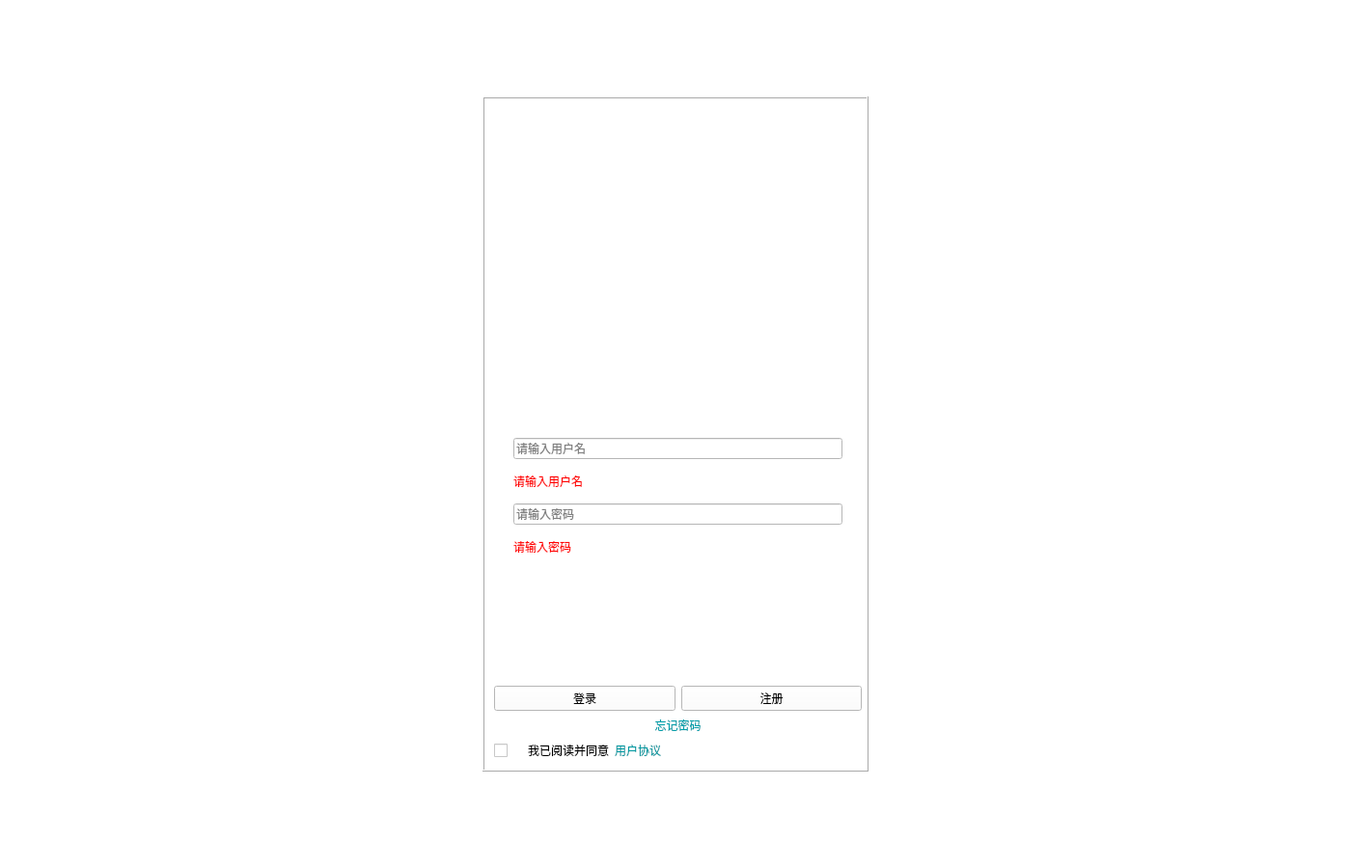
<?xml version="1.0" encoding="UTF-8"?>
<ui version="4.0">
 <class>Form</class>
 <widget class="QWidget" name="Form">
  <property name="geometry">
   <rect>
    <x>0</x>
    <y>0</y>
    <width>1400</width>
    <height>900</height>
   </rect>
  </property>
  <property name="windowTitle">
   <string>Form</string>
  </property>
  <property name="styleSheet">
   <string notr="true">background-color: rgb(255, 255, 255);</string>
  </property>
  <layout class="QGridLayout" name="gridLayout">
   <item row="0" column="0">
    <widget class="CardWidget" name="loginWidget">
     <property name="sizePolicy">
      <sizepolicy hsizetype="Fixed" vsizetype="Fixed">
       <horstretch>0</horstretch>
       <verstretch>0</verstretch>
      </sizepolicy>
     </property>
     <property name="minimumSize">
      <size>
       <width>400</width>
       <height>700</height>
      </size>
     </property>
     <property name="maximumSize">
      <size>
       <width>400</width>
       <height>700</height>
      </size>
     </property>
     <property name="frameShape">
      <enum>QFrame::Box</enum>
     </property>
     <property name="frameShadow">
      <enum>QFrame::Raised</enum>
     </property>
     <property name="borderRadius">
      <number>50</number>
     </property>
     <layout class="QVBoxLayout" name="verticalLayout" stretch="2,4">
      <property name="leftMargin">
       <number>0</number>
      </property>
      <property name="topMargin">
       <number>0</number>
      </property>
      <property name="rightMargin">
       <number>0</number>
      </property>
      <property name="bottomMargin">
       <number>0</number>
      </property>
      <item>
       <widget class="PixmapLabel" name="BackgroundPixmap"/>
      </item>
      <item>
       <widget class="CardWidget" name="FormWidget">
        <widget class="QWidget" name="layoutWidget">
         <property name="geometry">
          <rect>
           <x>10</x>
           <y>10</y>
           <width>381</width>
           <height>441</height>
          </rect>
         </property>
         <layout class="QVBoxLayout" name="verticalLayout_2">
          <item>
           <widget class="Pivot" name="Pivot"/>
          </item>
          <item>
           <widget class="PopUpAniStackedWidget" name="PopUpAniStackedWidget">
            <property name="currentIndex">
             <number>0</number>
            </property>
            <widget class="QWidget" name="page">
             <widget class="QWidget" name="layoutWidget">
              <property name="geometry">
               <rect>
                <x>20</x>
                <y>100</y>
                <width>341</width>
                <height>129</height>
               </rect>
              </property>
              <layout class="QVBoxLayout" name="userNameLayout">
               <item>
                <widget class="LineEdit" name="userNameEdit">
                 <property name="placeholderText">
                  <string>请输入用户名</string>
                 </property>
                </widget>
               </item>
               <item>
                <widget class="CaptionLabel" name="unPromptLabel">
                 <property name="sizePolicy">
                  <sizepolicy hsizetype="Preferred" vsizetype="Preferred">
                   <horstretch>0</horstretch>
                   <verstretch>0</verstretch>
                  </sizepolicy>
                 </property>
                 <property name="palette">
                  <palette>
                   <active>
                    <colorrole role="WindowText">
                     <brush brushstyle="SolidPattern">
                      <color alpha="255">
                       <red>255</red>
                       <green>0</green>
                       <blue>0</blue>
                      </color>
                     </brush>
                    </colorrole>
                    <colorrole role="Button">
                     <brush brushstyle="SolidPattern">
                      <color alpha="255">
                       <red>255</red>
                       <green>255</green>
                       <blue>255</blue>
                      </color>
                     </brush>
                    </colorrole>
                    <colorrole role="Base">
                     <brush brushstyle="SolidPattern">
                      <color alpha="255">
                       <red>255</red>
                       <green>255</green>
                       <blue>255</blue>
                      </color>
                     </brush>
                    </colorrole>
                    <colorrole role="Window">
                     <brush brushstyle="SolidPattern">
                      <color alpha="255">
                       <red>255</red>
                       <green>255</green>
                       <blue>255</blue>
                      </color>
                     </brush>
                    </colorrole>
                   </active>
                   <inactive>
                    <colorrole role="WindowText">
                     <brush brushstyle="SolidPattern">
                      <color alpha="255">
                       <red>255</red>
                       <green>0</green>
                       <blue>0</blue>
                      </color>
                     </brush>
                    </colorrole>
                    <colorrole role="Button">
                     <brush brushstyle="SolidPattern">
                      <color alpha="255">
                       <red>255</red>
                       <green>255</green>
                       <blue>255</blue>
                      </color>
                     </brush>
                    </colorrole>
                    <colorrole role="Base">
                     <brush brushstyle="SolidPattern">
                      <color alpha="255">
                       <red>255</red>
                       <green>255</green>
                       <blue>255</blue>
                      </color>
                     </brush>
                    </colorrole>
                    <colorrole role="Window">
                     <brush brushstyle="SolidPattern">
                      <color alpha="255">
                       <red>255</red>
                       <green>255</green>
                       <blue>255</blue>
                      </color>
                     </brush>
                    </colorrole>
                   </inactive>
                   <disabled>
                    <colorrole role="WindowText">
                     <brush brushstyle="SolidPattern">
                      <color alpha="255">
                       <red>0</red>
                       <green>0</green>
                       <blue>0</blue>
                      </color>
                     </brush>
                    </colorrole>
                    <colorrole role="Button">
                     <brush brushstyle="SolidPattern">
                      <color alpha="255">
                       <red>255</red>
                       <green>255</green>
                       <blue>255</blue>
                      </color>
                     </brush>
                    </colorrole>
                    <colorrole role="Base">
                     <brush brushstyle="SolidPattern">
                      <color alpha="255">
                       <red>255</red>
                       <green>255</green>
                       <blue>255</blue>
                      </color>
                     </brush>
                    </colorrole>
                    <colorrole role="Window">
                     <brush brushstyle="SolidPattern">
                      <color alpha="255">
                       <red>255</red>
                       <green>255</green>
                       <blue>255</blue>
                      </color>
                     </brush>
                    </colorrole>
                   </disabled>
                  </palette>
                 </property>
                 <property name="text">
                  <string>请输入用户名</string>
                 </property>
                </widget>
               </item>
               <item>
                <widget class="LineEdit" name="passWordEdit">
                 <property name="placeholderText">
                  <string>请输入密码</string>
                 </property>
                </widget>
               </item>
               <item>
                <widget class="CaptionLabel" name="pwPromptLabel">
                 <property name="palette">
                  <palette>
                   <active>
                    <colorrole role="WindowText">
                     <brush brushstyle="SolidPattern">
                      <color alpha="255">
                       <red>255</red>
                       <green>0</green>
                       <blue>0</blue>
                      </color>
                     </brush>
                    </colorrole>
                    <colorrole role="Button">
                     <brush brushstyle="SolidPattern">
                      <color alpha="255">
                       <red>255</red>
                       <green>255</green>
                       <blue>255</blue>
                      </color>
                     </brush>
                    </colorrole>
                    <colorrole role="Base">
                     <brush brushstyle="SolidPattern">
                      <color alpha="255">
                       <red>255</red>
                       <green>255</green>
                       <blue>255</blue>
                      </color>
                     </brush>
                    </colorrole>
                    <colorrole role="Window">
                     <brush brushstyle="SolidPattern">
                      <color alpha="255">
                       <red>255</red>
                       <green>255</green>
                       <blue>255</blue>
                      </color>
                     </brush>
                    </colorrole>
                   </active>
                   <inactive>
                    <colorrole role="WindowText">
                     <brush brushstyle="SolidPattern">
                      <color alpha="255">
                       <red>255</red>
                       <green>0</green>
                       <blue>0</blue>
                      </color>
                     </brush>
                    </colorrole>
                    <colorrole role="Button">
                     <brush brushstyle="SolidPattern">
                      <color alpha="255">
                       <red>255</red>
                       <green>255</green>
                       <blue>255</blue>
                      </color>
                     </brush>
                    </colorrole>
                    <colorrole role="Base">
                     <brush brushstyle="SolidPattern">
                      <color alpha="255">
                       <red>255</red>
                       <green>255</green>
                       <blue>255</blue>
                      </color>
                     </brush>
                    </colorrole>
                    <colorrole role="Window">
                     <brush brushstyle="SolidPattern">
                      <color alpha="255">
                       <red>255</red>
                       <green>255</green>
                       <blue>255</blue>
                      </color>
                     </brush>
                    </colorrole>
                   </inactive>
                   <disabled>
                    <colorrole role="WindowText">
                     <brush brushstyle="SolidPattern">
                      <color alpha="255">
                       <red>0</red>
                       <green>0</green>
                       <blue>0</blue>
                      </color>
                     </brush>
                    </colorrole>
                    <colorrole role="Button">
                     <brush brushstyle="SolidPattern">
                      <color alpha="255">
                       <red>255</red>
                       <green>255</green>
                       <blue>255</blue>
                      </color>
                     </brush>
                    </colorrole>
                    <colorrole role="Base">
                     <brush brushstyle="SolidPattern">
                      <color alpha="255">
                       <red>255</red>
                       <green>255</green>
                       <blue>255</blue>
                      </color>
                     </brush>
                    </colorrole>
                    <colorrole role="Window">
                     <brush brushstyle="SolidPattern">
                      <color alpha="255">
                       <red>255</red>
                       <green>255</green>
                       <blue>255</blue>
                      </color>
                     </brush>
                    </colorrole>
                   </disabled>
                  </palette>
                 </property>
                 <property name="text">
                  <string>请输入密码</string>
                 </property>
                </widget>
               </item>
              </layout>
             </widget>
            </widget>
            <widget class="QWidget" name="page_2">
             <widget class="QWidget" name="layoutWidget">
              <property name="geometry">
               <rect>
                <x>20</x>
                <y>95</y>
                <width>341</width>
                <height>91</height>
               </rect>
              </property>
              <layout class="QVBoxLayout" name="PhoneFormLayout">
               <item>
                <widget class="LineEdit" name="phoneNumEdit">
                 <property name="placeholderText">
                  <string>手机号</string>
                 </property>
                </widget>
               </item>
               <item>
                <spacer name="verticalSpacer">
                 <property name="orientation">
                  <enum>Qt::Vertical</enum>
                 </property>
                 <property name="sizeHint" stdset="0">
                  <size>
                   <width>20</width>
                   <height>40</height>
                  </size>
                 </property>
                </spacer>
               </item>
               <item>
                <layout class="QHBoxLayout" name="captchaLayout">
                 <item>
                  <widget class="LineEdit" name="captchaEdit">
                   <property name="placeholderText">
                    <string>请输入验证码</string>
                   </property>
                  </widget>
                 </item>
                 <item>
                  <widget class="HyperlinkButton" name="getCodeButton">
                   <property name="text">
                    <string>获取验证码</string>
                   </property>
                  </widget>
                 </item>
                </layout>
               </item>
               <item>
                <spacer name="verticalSpacer_3">
                 <property name="orientation">
                  <enum>Qt::Vertical</enum>
                 </property>
                 <property name="sizeHint" stdset="0">
                  <size>
                   <width>20</width>
                   <height>40</height>
                  </size>
                 </property>
                </spacer>
               </item>
              </layout>
             </widget>
            </widget>
           </widget>
          </item>
          <item>
           <layout class="QHBoxLayout" name="horizontalLayout">
            <item>
             <widget class="PushButton" name="LoginButton">
              <property name="text">
               <string>登录</string>
              </property>
             </widget>
            </item>
            <item>
             <widget class="PushButton" name="RegisterButton">
              <property name="text">
               <string>注册</string>
              </property>
             </widget>
            </item>
           </layout>
          </item>
          <item>
           <widget class="CaptionLabel" name="ForgotPassword">
            <property name="palette">
             <palette>
              <active>
               <colorrole role="WindowText">
                <brush brushstyle="SolidPattern">
                 <color alpha="255">
                  <red>0</red>
                  <green>159</green>
                  <blue>170</blue>
                 </color>
                </brush>
               </colorrole>
               <colorrole role="Button">
                <brush brushstyle="SolidPattern">
                 <color alpha="255">
                  <red>255</red>
                  <green>255</green>
                  <blue>255</blue>
                 </color>
                </brush>
               </colorrole>
               <colorrole role="Base">
                <brush brushstyle="SolidPattern">
                 <color alpha="255">
                  <red>255</red>
                  <green>255</green>
                  <blue>255</blue>
                 </color>
                </brush>
               </colorrole>
               <colorrole role="Window">
                <brush brushstyle="SolidPattern">
                 <color alpha="255">
                  <red>255</red>
                  <green>255</green>
                  <blue>255</blue>
                 </color>
                </brush>
               </colorrole>
              </active>
              <inactive>
               <colorrole role="WindowText">
                <brush brushstyle="SolidPattern">
                 <color alpha="255">
                  <red>0</red>
                  <green>159</green>
                  <blue>170</blue>
                 </color>
                </brush>
               </colorrole>
               <colorrole role="Button">
                <brush brushstyle="SolidPattern">
                 <color alpha="255">
                  <red>255</red>
                  <green>255</green>
                  <blue>255</blue>
                 </color>
                </brush>
               </colorrole>
               <colorrole role="Base">
                <brush brushstyle="SolidPattern">
                 <color alpha="255">
                  <red>255</red>
                  <green>255</green>
                  <blue>255</blue>
                 </color>
                </brush>
               </colorrole>
               <colorrole role="Window">
                <brush brushstyle="SolidPattern">
                 <color alpha="255">
                  <red>255</red>
                  <green>255</green>
                  <blue>255</blue>
                 </color>
                </brush>
               </colorrole>
              </inactive>
              <disabled>
               <colorrole role="WindowText">
                <brush brushstyle="SolidPattern">
                 <color alpha="255">
                  <red>0</red>
                  <green>0</green>
                  <blue>0</blue>
                 </color>
                </brush>
               </colorrole>
               <colorrole role="Button">
                <brush brushstyle="SolidPattern">
                 <color alpha="255">
                  <red>255</red>
                  <green>255</green>
                  <blue>255</blue>
                 </color>
                </brush>
               </colorrole>
               <colorrole role="Base">
                <brush brushstyle="SolidPattern">
                 <color alpha="255">
                  <red>255</red>
                  <green>255</green>
                  <blue>255</blue>
                 </color>
                </brush>
               </colorrole>
               <colorrole role="Window">
                <brush brushstyle="SolidPattern">
                 <color alpha="255">
                  <red>255</red>
                  <green>255</green>
                  <blue>255</blue>
                 </color>
                </brush>
               </colorrole>
              </disabled>
             </palette>
            </property>
            <property name="text">
             <string>忘记密码</string>
            </property>
            <property name="alignment">
             <set>Qt::AlignCenter</set>
            </property>
           </widget>
          </item>
          <item>
           <layout class="QHBoxLayout" name="userAgreeLayout">
            <item>
             <widget class="CheckBox" name="CheckBox">
              <property name="sizePolicy">
               <sizepolicy hsizetype="Fixed" vsizetype="Fixed">
                <horstretch>0</horstretch>
                <verstretch>0</verstretch>
               </sizepolicy>
              </property>
              <property name="minimumSize">
               <size>
                <width>29</width>
                <height>22</height>
               </size>
              </property>
              <property name="maximumSize">
               <size>
                <width>22</width>
                <height>16777215</height>
               </size>
              </property>
              <property name="text">
               <string/>
              </property>
             </widget>
            </item>
            <item>
             <widget class="BodyLabel" name="BodyLabel">
              <property name="text">
               <string>我已阅读并同意</string>
              </property>
             </widget>
            </item>
            <item>
             <widget class="BodyLabel" name="UserAgree">
              <property name="palette">
               <palette>
                <active>
                 <colorrole role="WindowText">
                  <brush brushstyle="SolidPattern">
                   <color alpha="255">
                    <red>0</red>
                    <green>154</green>
                    <blue>162</blue>
                   </color>
                  </brush>
                 </colorrole>
                 <colorrole role="Button">
                  <brush brushstyle="SolidPattern">
                   <color alpha="255">
                    <red>255</red>
                    <green>255</green>
                    <blue>255</blue>
                   </color>
                  </brush>
                 </colorrole>
                 <colorrole role="Base">
                  <brush brushstyle="SolidPattern">
                   <color alpha="255">
                    <red>255</red>
                    <green>255</green>
                    <blue>255</blue>
                   </color>
                  </brush>
                 </colorrole>
                 <colorrole role="Window">
                  <brush brushstyle="SolidPattern">
                   <color alpha="255">
                    <red>255</red>
                    <green>255</green>
                    <blue>255</blue>
                   </color>
                  </brush>
                 </colorrole>
                </active>
                <inactive>
                 <colorrole role="WindowText">
                  <brush brushstyle="SolidPattern">
                   <color alpha="255">
                    <red>0</red>
                    <green>154</green>
                    <blue>162</blue>
                   </color>
                  </brush>
                 </colorrole>
                 <colorrole role="Button">
                  <brush brushstyle="SolidPattern">
                   <color alpha="255">
                    <red>255</red>
                    <green>255</green>
                    <blue>255</blue>
                   </color>
                  </brush>
                 </colorrole>
                 <colorrole role="Base">
                  <brush brushstyle="SolidPattern">
                   <color alpha="255">
                    <red>255</red>
                    <green>255</green>
                    <blue>255</blue>
                   </color>
                  </brush>
                 </colorrole>
                 <colorrole role="Window">
                  <brush brushstyle="SolidPattern">
                   <color alpha="255">
                    <red>255</red>
                    <green>255</green>
                    <blue>255</blue>
                   </color>
                  </brush>
                 </colorrole>
                </inactive>
                <disabled>
                 <colorrole role="WindowText">
                  <brush brushstyle="SolidPattern">
                   <color alpha="255">
                    <red>0</red>
                    <green>0</green>
                    <blue>0</blue>
                   </color>
                  </brush>
                 </colorrole>
                 <colorrole role="Button">
                  <brush brushstyle="SolidPattern">
                   <color alpha="255">
                    <red>255</red>
                    <green>255</green>
                    <blue>255</blue>
                   </color>
                  </brush>
                 </colorrole>
                 <colorrole role="Base">
                  <brush brushstyle="SolidPattern">
                   <color alpha="255">
                    <red>255</red>
                    <green>255</green>
                    <blue>255</blue>
                   </color>
                  </brush>
                 </colorrole>
                 <colorrole role="Window">
                  <brush brushstyle="SolidPattern">
                   <color alpha="255">
                    <red>255</red>
                    <green>255</green>
                    <blue>255</blue>
                   </color>
                  </brush>
                 </colorrole>
                </disabled>
               </palette>
              </property>
              <property name="text">
               <string>用户协议</string>
              </property>
             </widget>
            </item>
            <item>
             <spacer name="horizontalSpacer">
              <property name="orientation">
               <enum>Qt::Horizontal</enum>
              </property>
              <property name="sizeHint" stdset="0">
               <size>
                <width>40</width>
                <height>20</height>
               </size>
              </property>
             </spacer>
            </item>
           </layout>
          </item>
         </layout>
        </widget>
       </widget>
      </item>
     </layout>
    </widget>
   </item>
  </layout>
 </widget>
 <customwidgets>
  <customwidget>
   <class>CheckBox</class>
   <extends>QCheckBox</extends>
   <header>qfluentwidgets</header>
  </customwidget>
  <customwidget>
   <class>HyperlinkButton</class>
   <extends>PushButton</extends>
   <header>qfluentwidgets</header>
  </customwidget>
  <customwidget>
   <class>PushButton</class>
   <extends>QPushButton</extends>
   <header>qfluentwidgets</header>
  </customwidget>
  <customwidget>
   <class>PixmapLabel</class>
   <extends>QLabel</extends>
   <header>qfluentwidgets</header>
  </customwidget>
  <customwidget>
   <class>CardWidget</class>
   <extends>QFrame</extends>
   <header>qfluentwidgets</header>
   <container>1</container>
  </customwidget>
  <customwidget>
   <class>PopUpAniStackedWidget</class>
   <extends>QStackedWidget</extends>
   <header>qfluentwidgets</header>
   <container>1</container>
  </customwidget>
  <customwidget>
   <class>CaptionLabel</class>
   <extends>QLabel</extends>
   <header>qfluentwidgets</header>
  </customwidget>
  <customwidget>
   <class>BodyLabel</class>
   <extends>QLabel</extends>
   <header>qfluentwidgets</header>
  </customwidget>
  <customwidget>
   <class>Pivot</class>
   <extends>QWidget</extends>
   <header>qfluentwidgets</header>
  </customwidget>
  <customwidget>
   <class>LineEdit</class>
   <extends>QLineEdit</extends>
   <header>qfluentwidgets</header>
  </customwidget>
 </customwidgets>
 <resources/>
 <connections/>
</ui>
